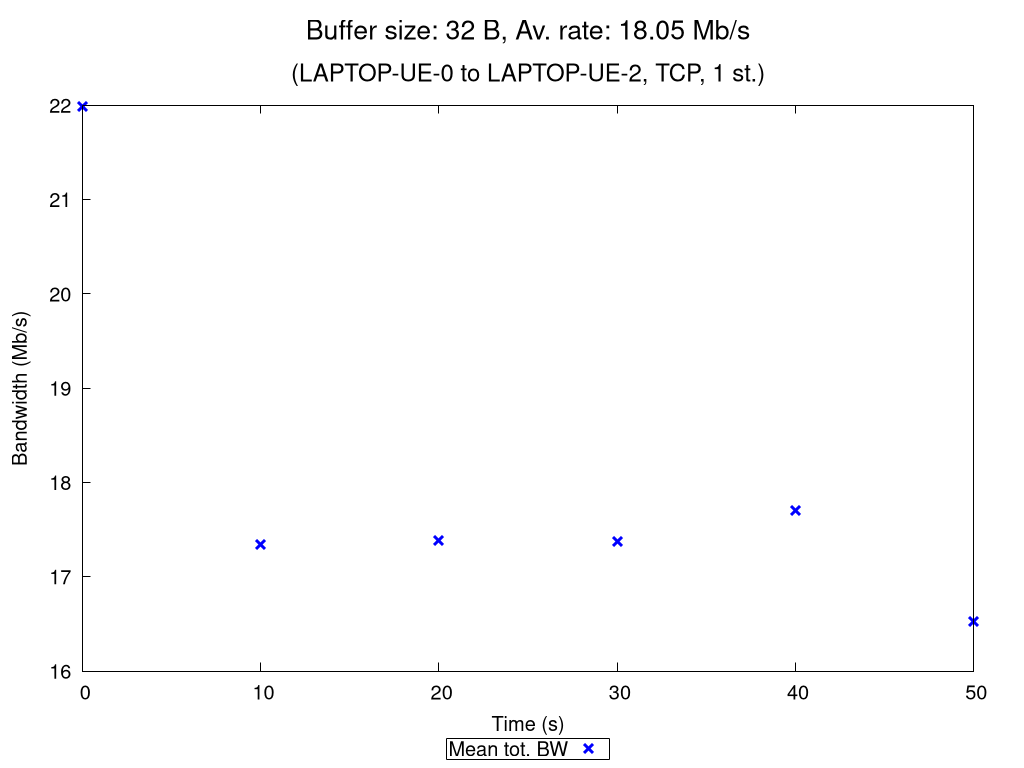

This chart was generated by the following gnuplot code:
set terminal pngcairo nocrop enhanced size 1024,768 font "Verdana,15"
set output "TCP_1_st_2020_10_18_08-18-25_one2two_00032B.png"

set title "{/=20 Buffer size: 32 B, Av. rate: 18.05 Mb/s}\n\n{/=18 (LAPTOP-UE-0 to LAPTOP-UE-2, TCP, 1 st.)}"

set xlabel "Time (s)"
set ylabel "Bandwidth (Mb/s)"
set ytics nomirror
set key bmargin center horizontal box samplen 1 width -1
set bmargin 4.6
set rmargin 4.5

rf = 1000000.0  # rate factor
set style fill transparent solid 0.2 noborder
set autoscale xfix
plot "TCP_1_st_2020_10_18_08-18-25_one2two_00032B_iperf_processed.dat" using 1:($2/rf-$3/rf):($2/rf+$3/rf) with filledcurves lc rgb "blue" notitle, \
     "" using 1:($2/rf) with points pt 2 ps 1.5 lw 3 lc rgb "blue" title "Mean tot. BW", \
